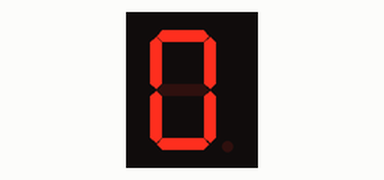
Recording of a sketch running on a simulated Arduino Uno, built with avr-gcc and run on an emulated ATmega328P. Shown: 1-digit seven-segment display. Wiring (inferred from the names in the program): 1-digit 7-segment display, segments lit when HIGH: segments pin 1, pin 2, pin 5, pin 6, pin 7, pin 8, pin 4. The segment pins are drawn as the display they are named for.

Above: at 0.1 s.
At 0.6 s:
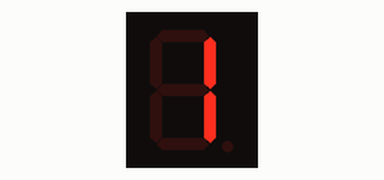
At 1.6 s:
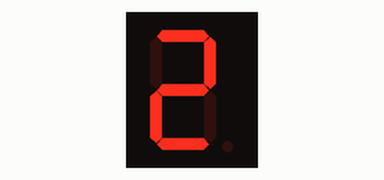
At 2.1 s:
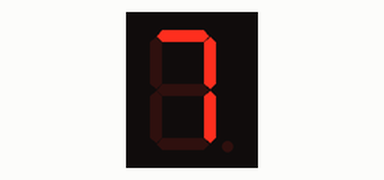
At 4.6 s:
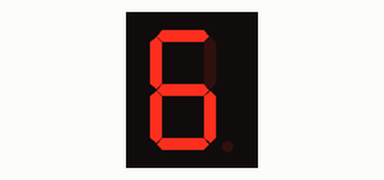

Measured:
- by itself, everything shown: repeats every 5.0 s, in 11 steps
- what the display in image 1 shows lasts 0.5 s, from 0.5 s to 1.0 s

The sketch:

_7Seg.ino
```cpp
int a=1;
int b=2;
int c=5;
int d=6;
int e=7;
int f=8;
int g=4;
void kumar (int y){
if ( y != 1 && y != 4)
digitalWrite ( a, HIGH);
if (y != 5 && y != 6)
digitalWrite ( b, HIGH);
if (y != 2)
digitalWrite ( c, HIGH);
if ( y != 1 && y != 7 && y != 4)
  digitalWrite (d, HIGH);
if ( y !=1 && y != 3 && y != 4 && y != 5 && y != 7)
  digitalWrite (e, HIGH);
if ( y != 1 && y != 3 && y != 7  && y != 2)
  digitalWrite (f, HIGH);
if ( y != 0 && y != 1 && y != 7)
  digitalWrite (g, HIGH);
  return;
}
void kumareset (void){
 digitalWrite ( a, LOW);
 digitalWrite ( b, LOW);
digitalWrite ( c, LOW);
digitalWrite ( d, LOW);
digitalWrite ( e, LOW);
digitalWrite ( f, LOW);
digitalWrite ( g, LOW);
}
void setup(){
pinMode ( a, OUTPUT);
pinMode (b, OUTPUT);
pinMode (c, OUTPUT);
pinMode (d, OUTPUT);
pinMode (e, OUTPUT);
pinMode (f, OUTPUT);
pinMode (g, OUTPUT);
  // put your setup code here, to run once:
}

void loop() {
  kumar(0);
  delay (500);
  kumareset();
  kumar(1);
  delay (500);
  kumareset();
  kumar(6);
  delay (500);
  kumareset();
  kumar(2);
  delay (500);
  kumareset();
  kumar(7);
  delay (500);
  kumareset();
  kumar(0);
  delay (500);
  kumareset();
  kumar(1);
  delay (500);
  kumareset();
  kumar(6);
  delay (500);
  kumareset();
  kumar(7);
  delay (500);
  kumareset();
  kumar(6);
  delay (500);
  kumareset();
  return;
  }
```
